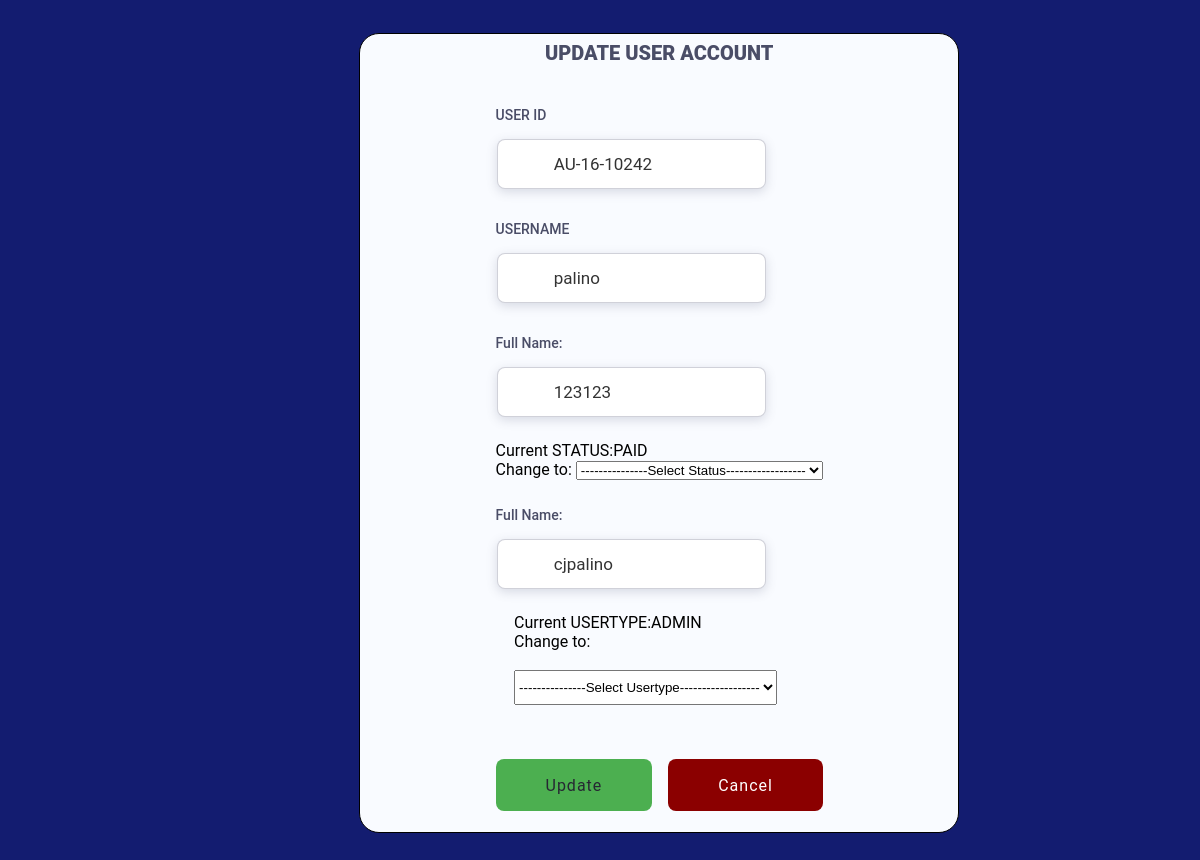
The app's page /edituser.php?userID=AU-16-10242 (signed in) with its own data.
### tables this page shows
CREATE TABLE `tblaccounts` (
  `userID` varchar(50) NOT NULL,
  `username` varchar(50) NOT NULL,
  `password` varchar(50) NOT NULL,
  `name` varchar(50) NOT NULL,
  `status` varchar(30) NOT NULL,
  `usertype` varchar(20) NOT NULL
);

### edituser.php (the view, shortened to what this page needs)
<!DOCTYPE html>
<html>
<head>
</head>
<?php $result1="";$account="";?>
<?php include("session-checker.php");
require_once "config.php";
if(isset($_POST['btn-return'])){
        $sql="UPDATE tblaccounts SET username=?, password=?, name=?, status=?, usertype=? WHERE userID=?";
        if($stmt=mysqli_prepare($link,$sql)){
        mysqli_stmt_bind_param($stmt,"ssssss",$_POST['txtusername'],$_POST['txtpassword'],$_POST['txtname'],$_POST['cmbstatus'],$_POST['cmbusertype'],$_GET['userID']);
        if(mysqli_stmt_execute($stmt)){
        echo "<script>alert('Account Updated!');document.location='adminpage.php'</script>";
        exit();
        }
    }
    else{
        $result1="Error on update statement";
        }
}
else{
    if(isset($_GET['userID'])&& !empty(trim($_GET['userID']))){
        $sql="SELECT * FROM tblaccounts WHERE userID=?";
        if($stmt=mysqli_prepare($link,$sql)){
            mysqli_stmt_bind_param($stmt, "s",$_GET['userID']);
            if(mysqli_stmt_execute($stmt)){
                $result=mysqli_stmt_get_result($stmt);
                $account=mysqli_fetch_array($result,MYSQLI_ASSOC);
            }
            else{
                $result1="error on select statement";
        }
            }
    }
}
?>
<body padded="1.w2" outlines="0">
    <div class="wrapper">
        <form action="<?php  echo htmlspecialchars(basename($_SERVER['REQUEST_URI']));?> " id="loginForm" method="POST">
            <div class="logoHolder">
                <div class="entryText"><br><br>
        UPDATE USER ACCOUNT
                </div>
            </div>
            <form action="<?php echo htmlspecialchars(basename($_SERVER['REQUEST_URI']));?> "method="POST">
            <div class="inputHolder">
                <label for="username">USER ID</label>
                <div class="inputfield">
                    <input id="txtuserid" name="txtuserid" type="text" value="<?php if (isset($account['userID'])) { echo $account['userID']; }?>" disabled required>
                    <div class="keyboard"></div>
                </div>
            </div>
            <div class="inputHolder">
                <label for="password">USERNAME</label>
                <div class="inputfield">
                    <input id="txtusername" name="txtusername" type="text" value="<?php if (isset($account['username'])) { echo $account['username']; }?>" required>
                    <div class="keyboard"></div>
                </div>
            </div>
             <div class="inputHolder">
                <label for="password">Full Name:</label>
                <div class="inputfield">
                    <input id="txtpassword" name="txtpassword" type="text"  value="<?php if (isset($account['password'])) { echo $account['password']; }?>" required>
                    <div class="keyboard"></div>
                </div>
            </div>
                  <label>
                Current STATUS:<?php if (isset($account['status'])) { echo $account['status']; }?><br>
            Change to: <select name="cmbstatus" id="cmbstatus" required>
            <option value="">---------------Select Status------------------</option>
                 </select><br>
               </label><br>
           <div class="inputHolder">
                <label for="password">Full Name:</label>
                <div class="inputfield">
                    <input id="txtname" name="txtname" type="text"  value="<?php if (isset($account['name'])) { echo $account['name']; }?>" required>
                    <div class="keyboard"></div>
                </div>
            </div>
           <div class="radioholder" style="float: left;margin-left: 100px;";
                  <label>
                Current USERTYPE:<?php if (isset($account['usertype'])) { echo $account['usertype']; }?><br>
            Change to: <select name="cmbusertype" id="cmbusertype" required >
            <option value="">---------------Select Usertype------------------</option>
                 </select><br>
            </div><br>
            <div class="buttonHolder">
                <form action="<?php echo htmlspecialchars($_SERVER['PHP_SELF']); ?>" method="POST">
                <button id="btn-return" name="btn-return" style="background-color: #4CAF50" type="submit">Update</button>
                <button id="btn-submit" name="btn-submit" style="background-color: darkred;" type="submit">Cancel </button>
            </div>
            <div class="popup" >
            </div>
        </form>
        </form>
    </div>
</body>
</html>

### edituser.php (style rules this page uses)
html,body { box-sizing: border-box; width: 100%; max-width: 100% }
*::before,*::after, * { box-sizing: inherit }
body { margin: 0 }
button, input { font-family: inherit; margin: 0 }
body[padded*="1"][padded*="w2"], body[padded="0"] [band*="padded"][band*="w2"] { padding: calc(3.5vh + 4.8px) calc((19.5vw - 54.4px) * 2); }
div, #loginForm { display: flex; flex-flow: column wrap; justify-content: center; align-content: center }
.logoHolder>*, .inputHolder>div, .buttonHolder { flex-flow: row nowrap; width: 100% }
.wrapper { align-items: center }
button, input { flex-grow: 1 }
body { height: 100vh }
.wrapper { width: 100%; height: 100% }
#loginForm>div { padding: 0 0 1rem 0 }
#loginForm>div>* { padding: 0.5rem 0 }
.inputHolder input { height: 50px; padding: 0 0.25rem 0 3.5rem; max-width: calc(100% - 4vmax - 0.65rem); }
.inputHolder .keyboard { width : 100%; max-width: 4vmax; margin : 0 0 0 0.5rem; }
.buttonHolder button { height: calc(1.75vmax + 30.4px); }
#btn-return { margin-right: 1rem }
body { font-family: 'Roboto', sans-serif; background-color: #131C70; }
.inputHolder label { color: #4a4d67; font-weight: 550; font-size: 14px; }
.inputHolder input { color: #333; background-color: #fff; font-size: 17px; border-radius: 8px; border: 1px solid #51577245; outline: 0; box-shadow: 0 3px 11px 0 rgba(81, 87, 114, .2); }
.inputHolder .keyboard { background-image: url(https://image.flaticon.com/icons/svg/917/917059.svg); background-repeat: no-repeat; background-position: center; }
.radioholder { width: 100px; }
.buttonHolder button { color: #fff; background-color: #515772; font-size: 1rem; letter-spacing: 1px; border-radius: 8px; border: none; cursor: pointer; }
#btn-return { color: #262733; background-color: #a8b8c9 }
.entryText { color: #4a4d67; font-weight: 900; font-size: 20px; margin-bottom: 10px; text-align: center; margin-top: 0px; }
.wrapper { border-style: solid; border-radius: 20px; border-width:1px; height: 800px; width: 600px; position: relative; background-color: #f9fbff; }

### records on screen
tblaccounts: txtuserid "AU-16-10242", txtusername "palino", txtpassword "123123", status "PAID", txtname "cjpalino", usertype "ADMIN"
